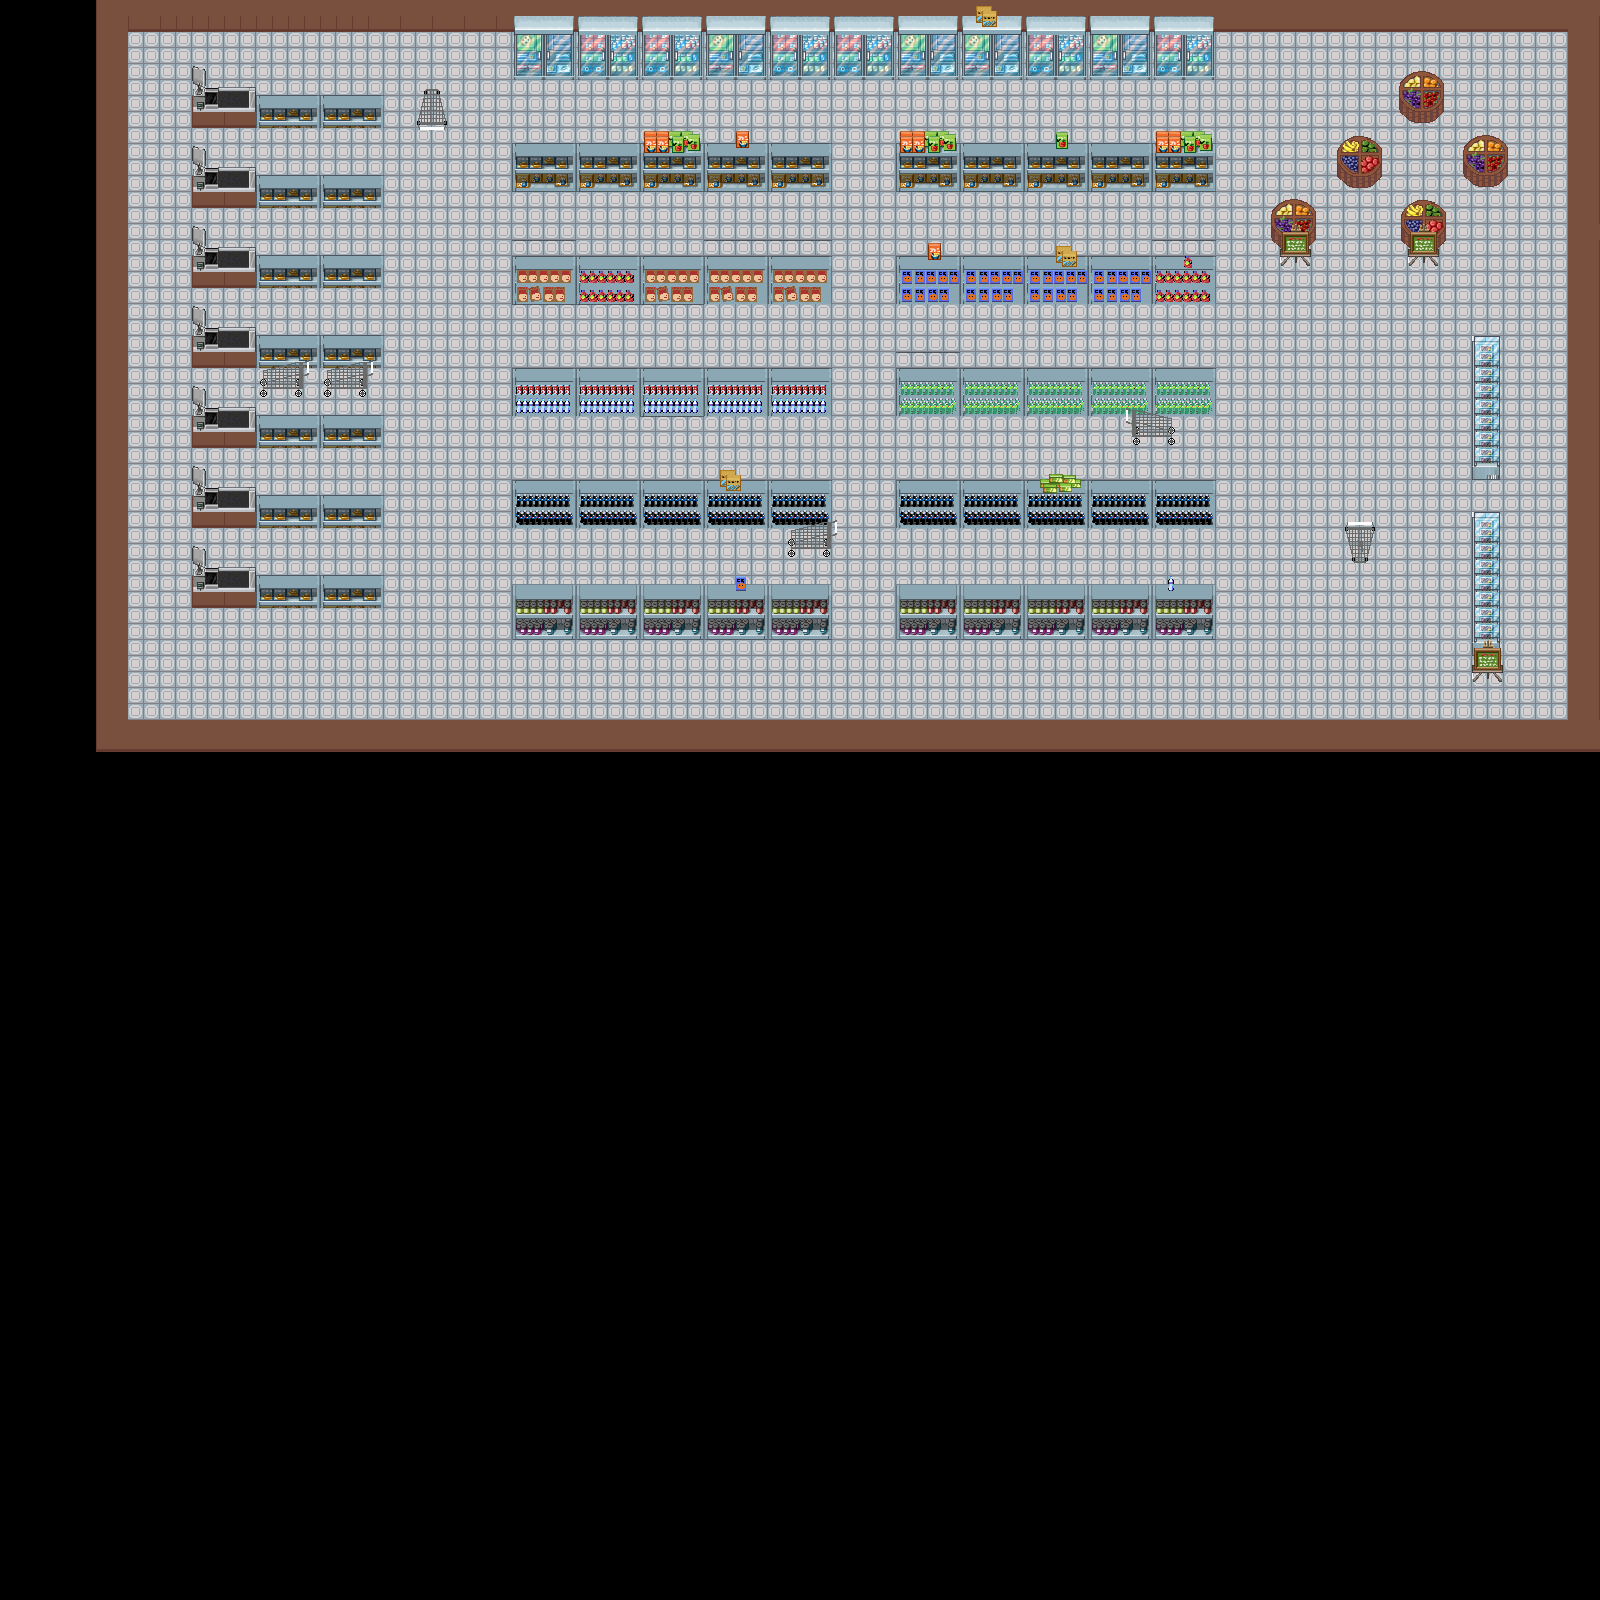

This game map was drawn from its Tiled (.tmx) file and the tilesets committed beside it. A one-line description and the trimmed map source follow:
An orthogonal 100x100 tile map with 16x16 px tiles, 3 tile layers (Tile Layer 1, Tile Layer 2, Tile Layer 3), 3 tilesets and 33 objects.

<map version="1.0" orientation="orthogonal" renderorder="right-down" width="100" height="100" tilewidth="16" tileheight="16" nextobjectid="35">
 <tileset firstgid="1" name="tilesheet1" tilewidth="16" tileheight="16" spacing="1" tilecount="468" columns="26">
  <image source="Sprite Sheet/roguelikeIndoor_transparent2.png" width="457" height="305" />
 </tileset>
 <tileset firstgid="469" name="supermarket" tilewidth="16" tileheight="16" tilecount="800" columns="40">
  <image source="tilesets/supermarket.png" width="640" height="320" />
 </tileset>
 <tileset firstgid="1269" name="roguelikeSheet_transparent" tilewidth="16" tileheight="16" spacing="1" tilecount="1767" columns="57">
  <image source="Sprite Sheet/roguelikeSheet_transparent.png" width="968" height="526" />
 </tileset>
 <layer name="Tile Layer 1" width="100" height="100">
  <data>[10000 cells, 4418 non-empty, 23 distinct tile ids]</data>
 </layer>
 <layer name="Tile Layer 2" width="100" height="100">
  <data>[10000 cells, 1268 non-empty, 236 distinct tile ids]</data>
 </layer>
 <layer name="Tile Layer 3" width="100" height="100">
  <data>[10000 cells, 269 non-empty, 93 distinct tile ids]</data>
 </layer>
 <objectgroup name="Colliders">
  <object id="1" x="96" y="0" width="1504" height="29.3333" />
  <object id="2" x="40" y="721.333" width="1576" height="33.3333" />
  <object id="3" x="1565.33" y="1.33333" width="38.6667" height="752" />
  <object id="4" x="93.3333" y="-6.66667" width="30.6667" height="742.667" />
  <object id="6" x="193.333" y="85.3333" width="185.333" height="37.3333" />
  <object id="7" x="192" y="170.667" width="189.333" height="34.6667" />
  <object id="8" x="193.333" y="252" width="189.333" height="33.3333" />
  <object id="9" x="192" y="333.333" width="192" height="32" />
  <object id="10" x="258.667" y="365.333" width="114.667" height="29.3333" />
  <object id="11" x="192" y="410.667" width="190.667" height="34.6667" />
  <object id="12" x="193.333" y="492" width="189.333" height="32" />
  <object id="13" x="194.667" y="570.667" width="189.333" height="37.3333" />
  <object id="14" x="514.667" y="585.333" width="318.667" height="52" />
  <object id="15" x="514.667" y="484" width="313.333" height="41.3333" />
  <object id="16" x="788" y="525.333" width="49.3333" height="28" />
  <object id="17" x="510.667" y="364" width="320" height="53.3333" />
  <object id="18" x="512" y="254.667" width="318.667" height="48" />
  <object id="19" x="512" y="140" width="318.667" height="54.6667" />
  <object id="20" x="900" y="141.333" width="309.333" height="42.6667" />
  <object id="21" x="898.667" y="256" width="314.667" height="46.6667" />
  <object id="22" x="896" y="369.333" width="314.667" height="45.3333" />
  <object id="23" x="1124" y="416" width="52" height="26.6667" />
  <object id="24" x="896" y="480" width="316" height="45.3333" />
  <object id="25" x="897.333" y="582.667" width="316" height="58.6667" />
  <object id="26" x="1470.67" y="334.667" width="32" height="141.333" />
  <object id="27" x="1472" y="510.667" width="32" height="170.667" />
  <object id="28" x="1345.33" y="522.667" width="29.3333" height="38.6667" />
  <object id="29" x="1268" y="196" width="50.6667" height="72" />
  <object id="30" x="1334.67" y="128" width="50.6667" height="61.3333" />
  <object id="31" x="1396" y="64" width="49.3333" height="61.3333" />
  <object id="32" x="1454.67" y="133.333" width="56" height="53.3333" />
  <object id="33" x="1398.67" y="200" width="50.6667" height="70.6667" />
  <object id="34" x="512" y="28" width="700" height="49.3333" />
 </objectgroup>
</map>
